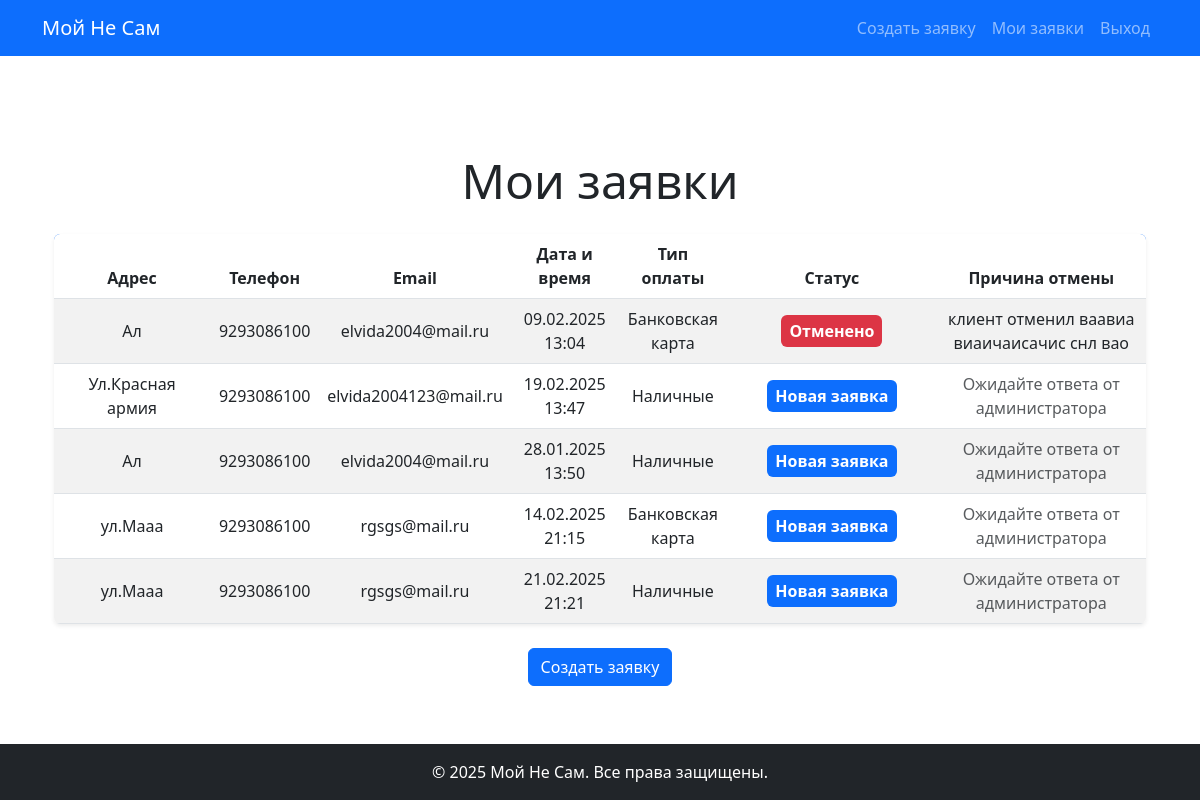
Page /request_list/ (signed in) on the committed database.
### cleaning/models.py (models this page shows, shortened)
class Request(models.Model):
    SERVICE_CHOICES = [
        ('general', 'Общий клининг'),
        ('deep', 'Генеральная уборка'),
        ('construction', 'Послестроительная уборка'),
        ('dry_cleaning', 'Химчистка ковров и мебели'),
    ]
    STATUS_CHOICES = [
        ('new', 'Новая заявка'),
        ('in_progress', 'В работе'),
        ('completed', 'Выполнено'),
        ('cancelled', 'Отменено'),
    ]
    PAYMENT_CHOICES = [
        ('cash', 'Наличные'),
        ('card', 'Банковская карта'),
    ]
    user = models.ForeignKey(UserAbstract, on_delete=models.CASCADE, verbose_name="Пользователь")  # Связь с пользователем
    address = models.TextField(verbose_name="Адрес")  # Адрес для заявки
    phone = models.CharField(max_length=15, verbose_name="Телефон")
    email = models.EmailField(verbose_name="Электронная почта")  # Email для связи
    request_date = models.DateTimeField(verbose_name="Дата и время")  # Дата и время для услуги
    service = models.CharField(max_length=255, choices=SERVICE_CHOICES, verbose_name="Тип услуги")  # Статический список услуг
    preferred_payment_method = models.CharField(
        max_length=20, choices=PAYMENT_CHOICES, default='cash', verbose_name="Тип оплаты"
    )  # Тип оплаты
    status = models.CharField(max_length=20, choices=STATUS_CHOICES, default='new', verbose_name="Статус")  # Статус заявки
    cancel_reason = models.TextField(null=True, blank=True, verbose_name="Причина отмены")  # Причина отмены, если заявка отменена
    class Meta:
        verbose_name = 'Заявка'
        verbose_name_plural = 'Заявки'

### cleaning/views.py (the view)
# urls.py: path('request_list/', views.request_list, name='request_list'),
@login_required
@user_passes_test(is_not_admin, login_url='home')
def request_list(request):
    user_requests = Request.objects.filter(user=request.user)
    return render(request, 'cleaning/request_list.html', {'requests': user_requests})

### cleaning/views.py (called while the page is built)
def is_not_admin(user):
    return user.username != 'adminka'

### cleaning/templates/cleaning/request_list.html (shortened to what this page needs)
{% extends "cleaning/base.html" %}
{% block content %}
<div class="container my-5">
    <h2 class="text-center mb-4 display-5">Мои заявки</h2>
    <div class="table-responsive shadow-sm rounded">
        <table class="table table-striped table-hover align-middle mb-0">
            <thead class="bg-primary text-white text-center">
                <tr>
                    <th scope="col" style="width: 15%;">Адрес</th>
                    <th scope="col" style="width: 10%;">Телефон</th>
                    <th scope="col" style="width: 15%;">Email</th>
                    <th scope="col" style="width: 10%;">Дата и время</th>
                    <th scope="col" style="width: 10%;">Тип оплаты</th>
                    <th scope="col" style="width: 20%;">Статус</th>
                    <th scope="col" style="width: 20%;">Причина отмены</th>
                </tr>
            </thead>
            <tbody class="text-center">
                {% for request in requests %}
                <tr>
                    <td>{{ request.address }}</td>
                    <td>{{ request.phone }}</td>
                    <td>{{ request.email }}</td>
                    <td>{{ request.request_date|date:"d.m.Y H:i" }}</td>
                    <td>{{ request.get_preferred_payment_method_display }}</td>
                    <td>
                        <span class="badge {% if request.status == 'new' %}bg-primary fw-bold fs-6 p-2
                            {% elif request.status == 'in_progress' %}bg-warning fw-bold fs-6 p-2
                            {% elif request.status == 'completed' %}bg-success fw-bold fs-6 p-2
                            {% elif request.status == 'cancelled' %}bg-danger fw-bold fs-6 p-2{% endif %}">
                            {{ request.get_status_display }}
                        </span>
                    </td>
                    <td>
                        {% if request.status == 'cancelled' %}
                            {{ request.cancel_reason }}
                        {% elif request.status == 'new' %}
                            <span class="text-muted">Ожидайте ответа от администратора</span>
                        {% endif %}
                    </td>
                </tr>
                {% empty %}
                <tr>
                    <td colspan="7" class="text-center text-muted py-3">Нет доступных заявок</td>
                </tr>
                {% endfor %}
            </tbody>
        </table>
    </div>
    <div class="text-center mt-4">
        <a href="{% url 'create_request' %}" class="btn btn-primary">Создать заявку</a>
    </div>
</div>
{% endblock %}

### cleaning/templates/cleaning/base.html (shortened to what this page needs)
<!DOCTYPE html>
<html lang="ru">
<head>
    <link href="https://cdn.jsdelivr.net/npm/bootstrap@5.3.0-alpha1/dist/css/bootstrap.min.css" rel="stylesheet">
</head>
<body class="d-flex flex-column min-vh-100">
    <nav class="navbar navbar-expand-lg navbar-dark bg-primary">
        <div class="container">
            <a class="navbar-brand" href="{% url 'home' %}">Мой Не Сам</a>
            <div class="collapse navbar-collapse" id="navbarNav">
                <ul class="navbar-nav ms-auto">
                    {% if user.is_authenticated %}
                        {% if user.username == 'adminka' %}
                            <li class="nav-item"><a class="nav-link" href="{% url 'admin_panel' %}">Админ панель</a></li>
                        {% else %}
                            <li class="nav-item"><a class="nav-link" href="{% url 'create_request' %}">Создать заявку</a></li>
                            <li class="nav-item"><a class="nav-link" href="{% url 'request_list' %}">Мои заявки</a></li>
                        {% endif %}
                        <li class="nav-item"><a class="nav-link" href="{% url 'logout' %}">Выход</a></li>
                    {% else %}
                        <li class="nav-item"><a class="nav-link" href="{% url 'login' %}">Вход</a></li>
                        <li class="nav-item"><a class="nav-link" href="{% url 'register' %}">Регистрация</a></li>
                    {% endif %}
                </ul>
            </div>
        </div>
    </nav>
    <div class="{% if request.path == '/admin_panel/' %}container-fluid{% else %}container{% endif %} flex-grow-1 mt-5">
        {% block content %}{% endblock %}
    </div>
    <footer class="bg-dark text-white py-3 mt-auto">
        <div class="container text-center">
            <p class="mb-0">© 2025 Мой Не Сам. Все права защищены.</p>
        </div>
    </footer>
</body>
</html>

### cleaning/templates/cleaning/base.html (style rules this page uses)
.table-responsive { overflow-x: auto; }
.table { width: 100%; }

### rows in the picture
Request: address "Ал", phone "9293086100", email "elvida2004@mail.ru", request_date "09.02.2025 13:04", preferred_payment_method "Банковская карта", status "Отменено", cancel_reason "клиент отменил ваавиа виаичаисачис снл вао"
Request: address "Ул.Красная армия", phone "9293086100", email "elvida2004123@mail.ru", request_date "19.02.2025 13:47", preferred_payment_method "Наличные", status "Новая заявка", shows "Ожидайте ответа от администратора"
Request: address "Ал", phone "9293086100", email "elvida2004@mail.ru", request_date "28.01.2025 13:50", preferred_payment_method "Наличные", status "Новая заявка", shows "Ожидайте ответа от администратора"
Request: address "ул.Мааа", phone "9293086100", email "rgsgs@mail.ru", request_date "14.02.2025 21:15", preferred_payment_method "Банковская карта", status "Новая заявка", shows "Ожидайте ответа от администратора"
Request: address "ул.Мааа", phone "9293086100", email "rgsgs@mail.ru", request_date "21.02.2025 21:21", preferred_payment_method "Наличные", status "Новая заявка", shows "Ожидайте ответа от администратора"
